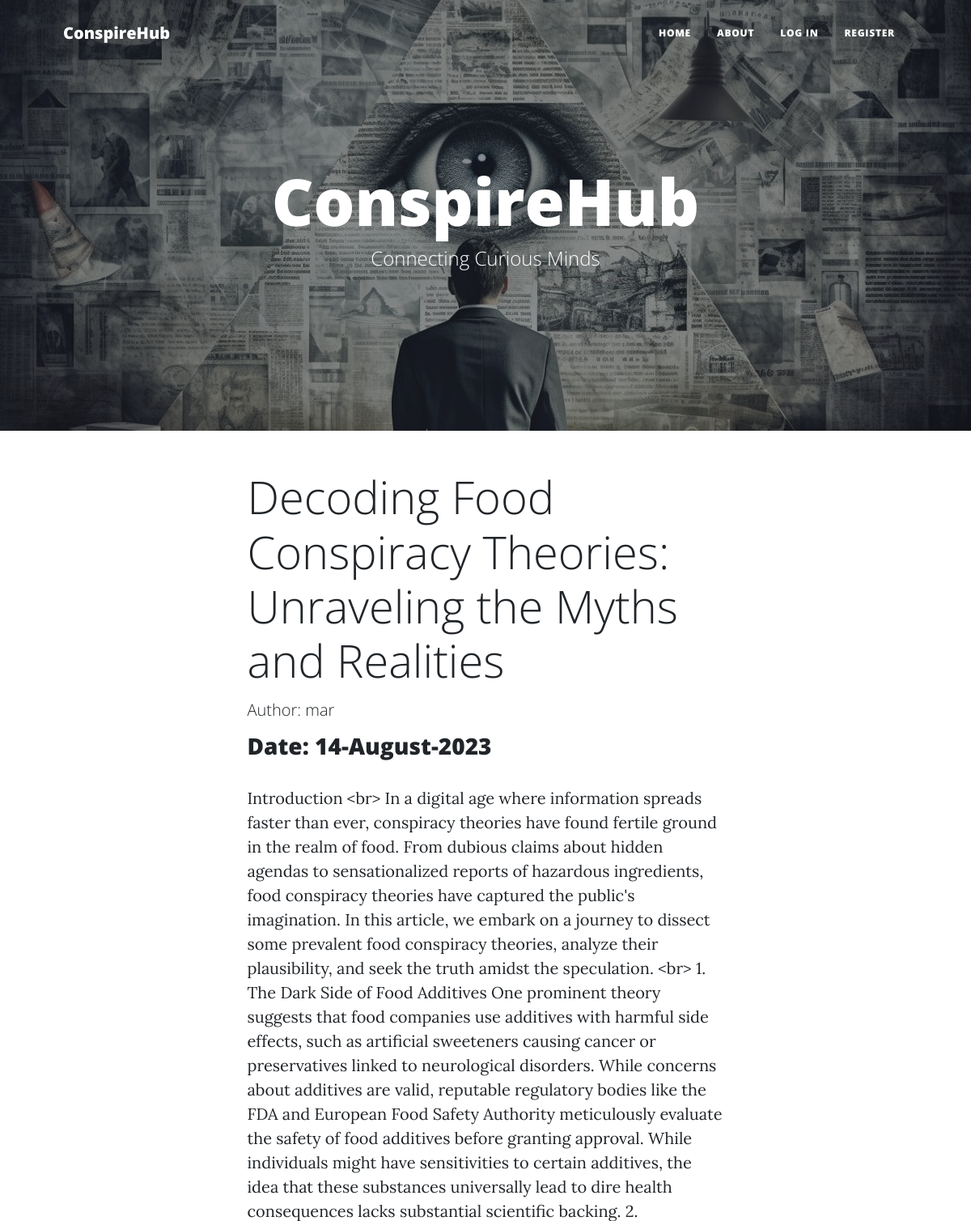
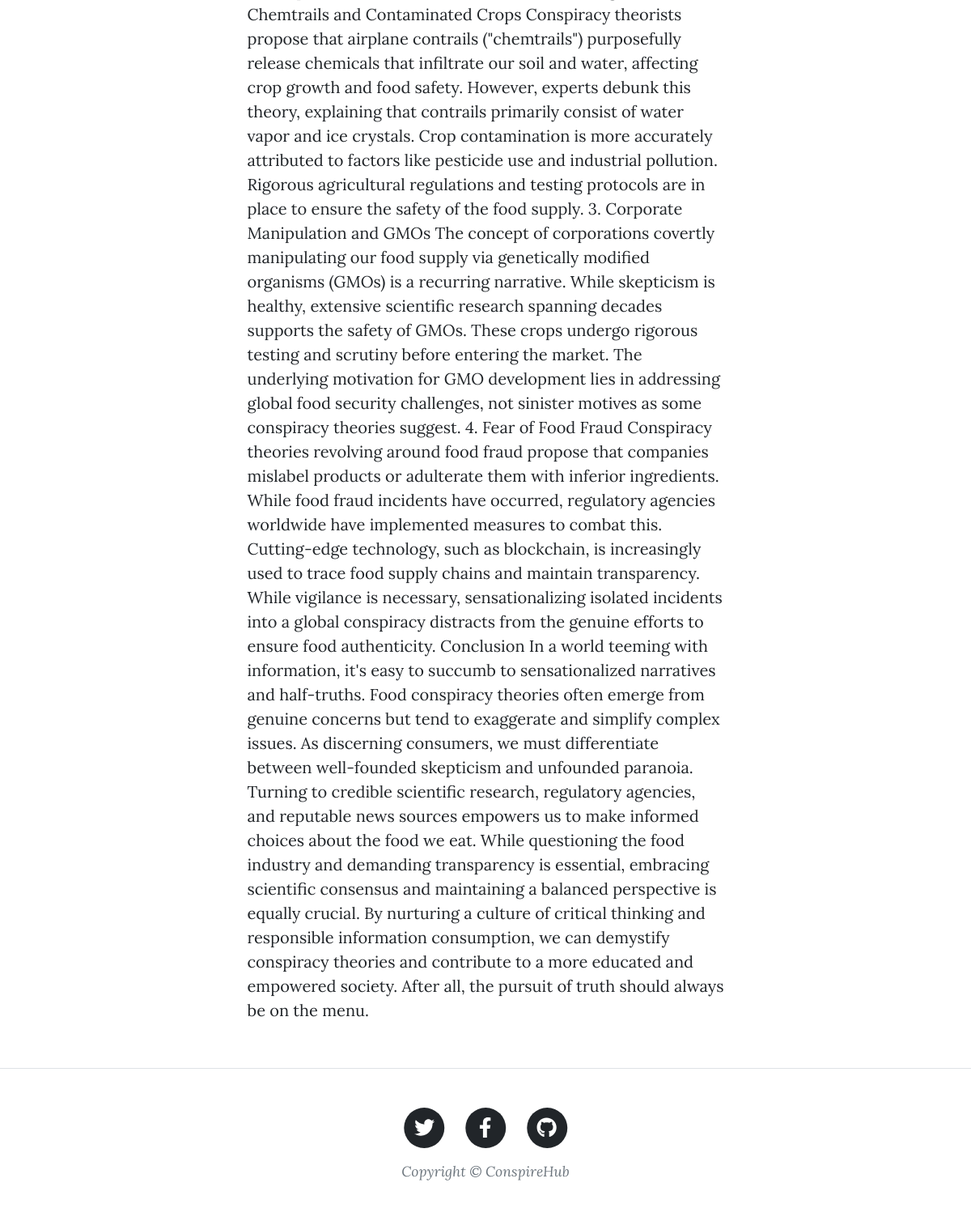
/4, run on the app's committed database (2 pictures, top to bottom).
### blogproject/models.py (models this page shows, shortened)
class BlogPost(db.Model):
    users = db.relationship(User)
    id = db.Column(db.Integer, primary_key=True)
    user_id = db.Column(db.Integer, db.ForeignKey('users.id'), nullable=False)
    date = db.Column(db.DateTime, nullable=False, default=datetime.utcnow)
    title = db.Column(db.String(160), nullable=False)
    text = db.Column(db.Text, nullable=False)

class User(db.Model, UserMixin):
    __tablename__ = 'users'
    id = db.Column(db.Integer, primary_key=True)
    profile_image = db.Column(
        db.String(64), nullable=False, default='snake.png')
    email = db.Column(db.String(64), unique=True, index=True)
    username = db.Column(db.String(64), unique=True, index=True)
    password_hash = db.Column(db.String(128))
    posts = db.relationship('BlogPost', backref='author', lazy=True)

### blogproject/users/views.py (the view)
@users.route("/<username>")
def user_posts(username):
    page = request.args.get('page', 1, type=int)
    user = User.query.filter_by(username=username).first_or_404()
    blog_posts = BlogPost.query.filter_by(author=user).order_by(
        BlogPost.date.desc()).paginate(page=page, per_page=5)
    return render_template('user_posts.html',
                           blog_posts=blog_posts, user=user)

### blogproject/blog_posts/views.py (called while the page is built)
@blog_posts.route('/<int:blog_post_id>')
def view_post(blog_post_id):
    blog_post = BlogPost.query.get_or_404(blog_post_id)
    return render_template('article.html', title=blog_post.title,
                           date=blog_post.date, post=blog_post)

### blogproject/templates/article.html (shortened to what this page needs)
{% extends "base.html" %}
{% block content %}
<main class="mb-4">
    <div class="container px-4 px-lg-5">
        <div class="row gx-4 gx-lg-5 justify-content-center">
            <div class="col-md-10 col-lg-8 col-xl-7">
                <h1 class="display-4 mb-3">{{ post.title }}</h1>
                <h2 class="lead mb-3">Author: {{ post.author.username }}</h2>
                <h3 class="mb-4">Date: {{ post.date.strftime('%d-%B-%Y') }}</h3>
                <p>{{ post.text }}</p>
            </div>
        </div>
    </div>
</main>
{% endblock %}

### data on the page
BlogPost: title "Decoding Food Conspiracy Theories: Unraveling the Myths and Realities", date "14-August-2023", text "Introduction <br> In a digital age where information spreads faster than ever, conspiracy theories have found fertile ground in the realm of food. From dubious claims about hidden agendas to sensationalized reports of hazardous ingredients, food conspiracy theories have captured the public's imagination. In this article, we embark on a journey to dissect some prevalent food conspiracy theories, analyze their plausibility, and seek the truth amidst the speculation. <br> 1. The Dark Side of Food Additives One prominent theory suggests that food companies use additives with harmful side effects, such as artificial sweeteners causing cancer or preservatives linked to neurological disorders.…"
User: author.username "mar"
